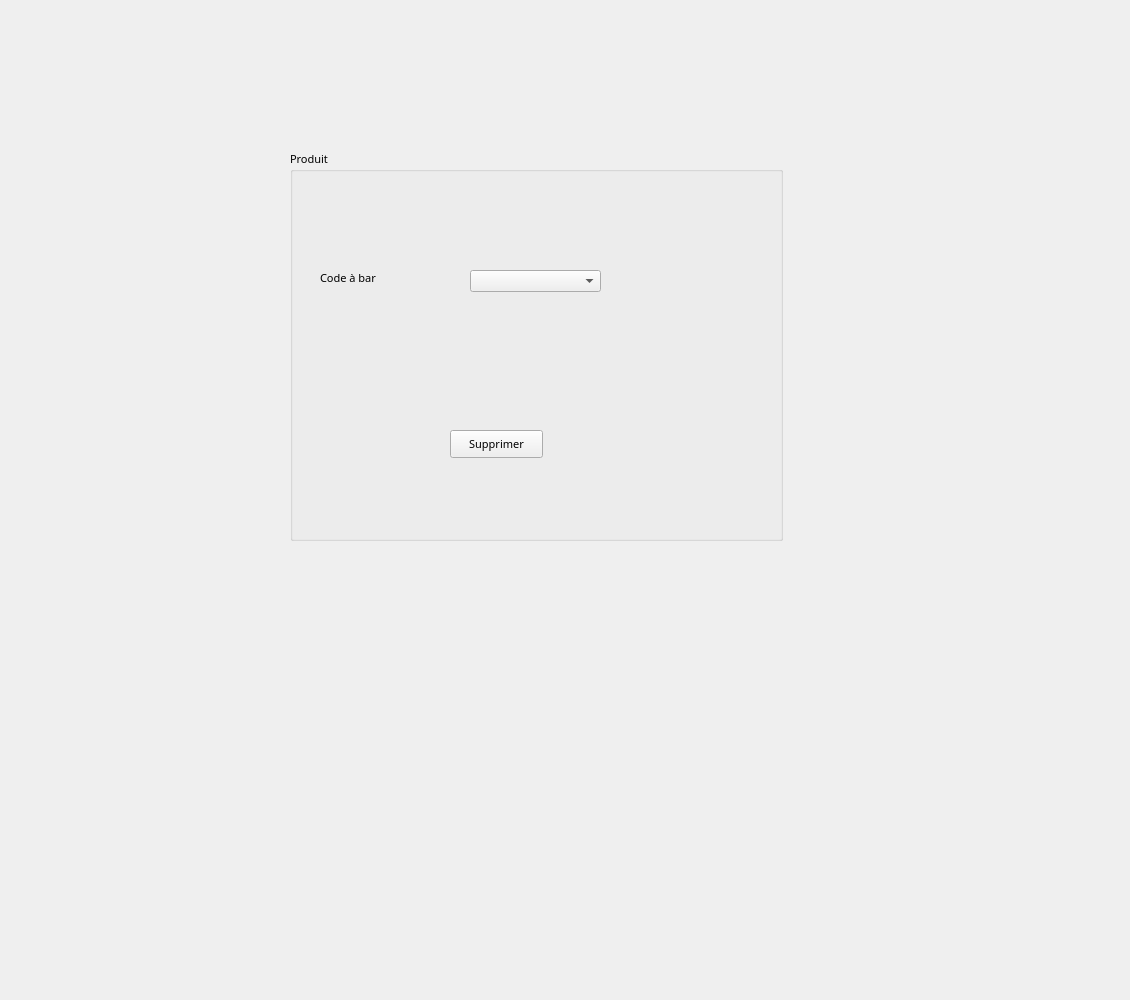
      <widget class="QWidget" name="tab_18">
       <attribute name="title">
        <string>Supprimer Produit</string>
       </attribute>
       <widget class="QGroupBox" name="groupBox_19">
        <property name="geometry">
         <rect>
          <x>290</x>
          <y>150</y>
          <width>493</width>
          <height>391</height>
         </rect>
        </property>
        <property name="font">
         <font>
          <family>Showcard Gothic</family>
          <pointsize>8</pointsize>
         </font>
        </property>
        <property name="autoFillBackground">
         <bool>true</bool>
        </property>
        <property name="title">
         <string>Produit</string>
        </property>
        <property name="flat">
         <bool>true</bool>
        </property>
        <widget class="QPushButton" name="pb_supprimerbouzid_4">
         <property name="geometry">
          <rect>
           <x>160</x>
           <y>280</y>
           <width>93</width>
           <height>28</height>
          </rect>
         </property>
         <property name="text">
          <string>Supprimer</string>
         </property>
        </widget>
        <widget class="QLabel" name="label_103">
         <property name="geometry">
          <rect>
           <x>30</x>
           <y>120</y>
           <width>111</width>
           <height>16</height>
          </rect>
         </property>
         <property name="text">
          <string>Code à bar </string>
         </property>
        </widget>
        <widget class="QComboBox" name="comobox_supprimerbouzid_4">
         <property name="geometry">
          <rect>
           <x>180</x>
           <y>120</y>
           <width>131</width>
           <height>22</height>
          </rect>
         </property>
        </widget>
       </widget>
       <widget class="QLabel" name="label_104">
        <property name="geometry">
         <rect>
          <x>-25</x>
          <y>-35</y>
          <width>1121</width>
          <height>991</height>
         </rect>
        </property>
        <property name="text">
         <string/>
        </property>
        <property name="pixmap">
         <pixmap>../../../6.jpg</pixmap>
        </property>
        <property name="scaledContents">
         <bool>true</bool>
        </property>
       </widget>
       <zorder>label_104</zorder>
       <zorder>groupBox_19</zorder>
      </widget>
